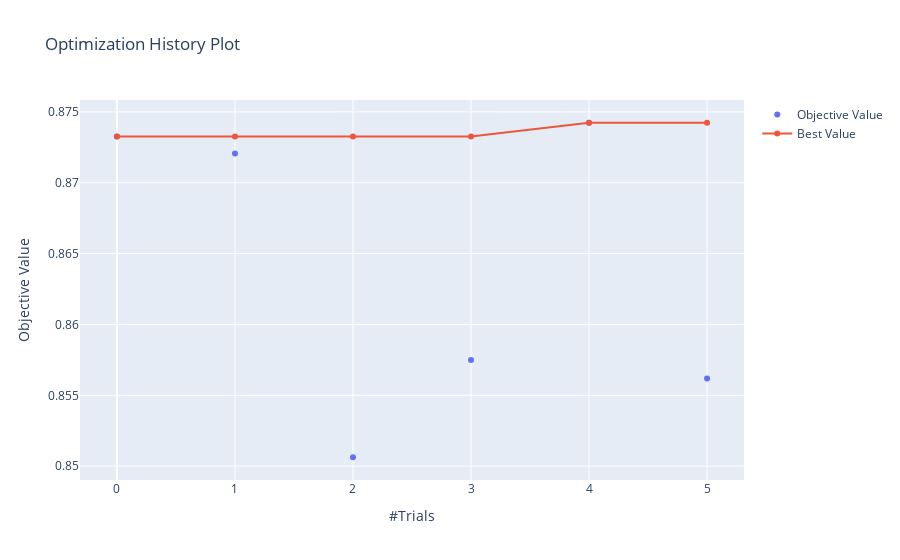

This figure's notebook cell:
### Code cell
from optuna.visualization import plot_optimization_history

plot_optimization_history(study)

### Figure 1 — Plotly figure (JSON) as saved in the notebook; plotly's stock layout.template omitted (floating-point values rounded to 4 significant figures)
{"data": [{"mode": "markers", "name": "Objective Value", "type": "scatter", "x": [0, 1, 2, 3, 4, 5], "y": [0.8733, 0.8721, 0.8506, 0.8575, 0.8742, 0.8562]}, {"name": "Best Value", "type": "scatter", "x": [0, 1, 2, 3, 4, 5], "y": [0.8733, 0.8733, 0.8733, 0.8733, 0.8742, 0.8742]}], "layout": {"title": {"text": "Optimization History Plot"}, "xaxis": {"title": {"text": "#Trials"}}, "yaxis": {"title": {"text": "Objective Value"}}}}
